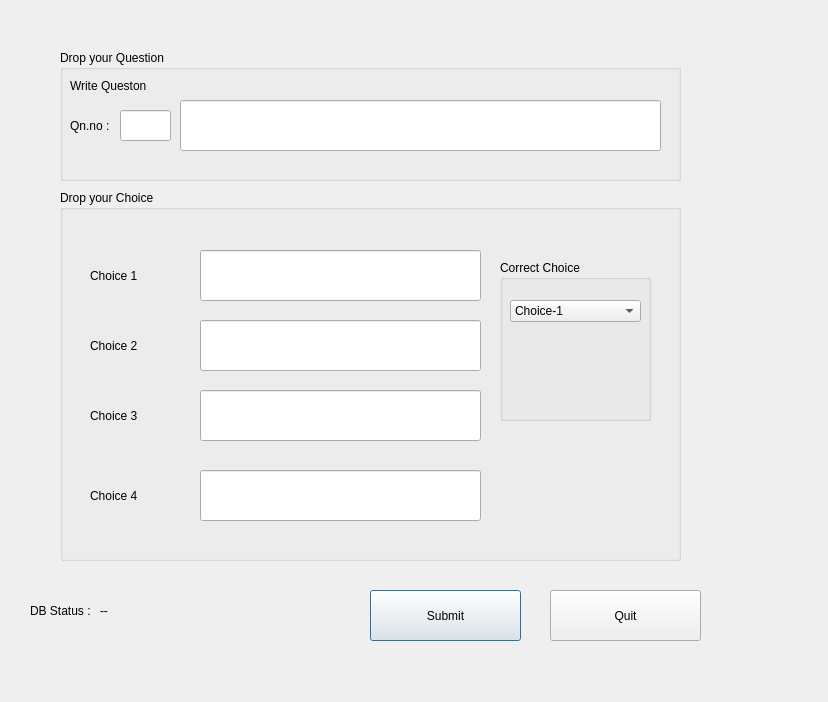
<?xml version="1.0" encoding="UTF-8"?>
<ui version="4.0">
 <class>admin_core_hard</class>
 <widget class="QDialog" name="admin_core_hard">
  <property name="geometry">
   <rect>
    <x>0</x>
    <y>0</y>
    <width>828</width>
    <height>702</height>
   </rect>
  </property>
  <property name="windowTitle">
   <string>Dialog</string>
  </property>
  <widget class="QPushButton" name="submitbtn">
   <property name="geometry">
    <rect>
     <x>370</x>
     <y>590</y>
     <width>151</width>
     <height>51</height>
    </rect>
   </property>
   <property name="styleSheet">
    <string notr="true">QPushButton {background-color: white;
    border-style: outset;
    border-width: 2px;
    border-color: black;
    border-radius: 3px;
    font: bold 18px;
    padding: 3px;
color:black;
};</string>
   </property>
   <property name="text">
    <string>Submit</string>
   </property>
  </widget>
  <widget class="QGroupBox" name="qn_box">
   <property name="geometry">
    <rect>
     <x>60</x>
     <y>50</y>
     <width>621</width>
     <height>131</height>
    </rect>
   </property>
   <property name="title">
    <string>Drop your Question</string>
   </property>
   <widget class="QLabel" name="label_2">
    <property name="geometry">
     <rect>
      <x>10</x>
      <y>10</y>
      <width>161</width>
      <height>51</height>
     </rect>
    </property>
    <property name="text">
     <string>Write Queston</string>
    </property>
   </widget>
   <widget class="QLineEdit" name="qn_editor">
    <property name="geometry">
     <rect>
      <x>120</x>
      <y>50</y>
      <width>481</width>
      <height>51</height>
     </rect>
    </property>
   </widget>
   <widget class="QLabel" name="label">
    <property name="geometry">
     <rect>
      <x>10</x>
      <y>60</y>
      <width>51</width>
      <height>31</height>
     </rect>
    </property>
    <property name="text">
     <string>Qn.no :</string>
    </property>
   </widget>
   <widget class="QLineEdit" name="qn_number">
    <property name="geometry">
     <rect>
      <x>60</x>
      <y>60</y>
      <width>51</width>
      <height>31</height>
     </rect>
    </property>
   </widget>
  </widget>
  <widget class="QLabel" name="qn_db_status">
   <property name="geometry">
    <rect>
     <x>100</x>
     <y>600</y>
     <width>91</width>
     <height>21</height>
    </rect>
   </property>
   <property name="text">
    <string>--</string>
   </property>
  </widget>
  <widget class="QLabel" name="label_3">
   <property name="geometry">
    <rect>
     <x>30</x>
     <y>600</y>
     <width>91</width>
     <height>21</height>
    </rect>
   </property>
   <property name="text">
    <string>DB Status :</string>
   </property>
  </widget>
  <widget class="QGroupBox" name="choice_box">
   <property name="geometry">
    <rect>
     <x>60</x>
     <y>190</y>
     <width>621</width>
     <height>371</height>
    </rect>
   </property>
   <property name="title">
    <string>Drop your Choice</string>
   </property>
   <widget class="QLabel" name="label_7">
    <property name="geometry">
     <rect>
      <x>30</x>
      <y>280</y>
      <width>101</width>
      <height>51</height>
     </rect>
    </property>
    <property name="text">
     <string>Choice 4</string>
    </property>
   </widget>
   <widget class="QLineEdit" name="choice_2">
    <property name="geometry">
     <rect>
      <x>140</x>
      <y>130</y>
      <width>281</width>
      <height>51</height>
     </rect>
    </property>
   </widget>
   <widget class="QLabel" name="label_5">
    <property name="geometry">
     <rect>
      <x>30</x>
      <y>130</y>
      <width>101</width>
      <height>51</height>
     </rect>
    </property>
    <property name="text">
     <string>Choice 2</string>
    </property>
   </widget>
   <widget class="QLineEdit" name="choice_1">
    <property name="geometry">
     <rect>
      <x>140</x>
      <y>60</y>
      <width>281</width>
      <height>51</height>
     </rect>
    </property>
   </widget>
   <widget class="QLineEdit" name="choice_4">
    <property name="geometry">
     <rect>
      <x>140</x>
      <y>280</y>
      <width>281</width>
      <height>51</height>
     </rect>
    </property>
   </widget>
   <widget class="QLineEdit" name="choice_3">
    <property name="geometry">
     <rect>
      <x>140</x>
      <y>200</y>
      <width>281</width>
      <height>51</height>
     </rect>
    </property>
   </widget>
   <widget class="QLabel" name="label_6">
    <property name="geometry">
     <rect>
      <x>30</x>
      <y>200</y>
      <width>101</width>
      <height>51</height>
     </rect>
    </property>
    <property name="text">
     <string>Choice 3</string>
    </property>
   </widget>
   <widget class="QLabel" name="label_4">
    <property name="geometry">
     <rect>
      <x>30</x>
      <y>60</y>
      <width>101</width>
      <height>51</height>
     </rect>
    </property>
    <property name="text">
     <string>Choice 1</string>
    </property>
   </widget>
   <widget class="QGroupBox" name="crt_choice">
    <property name="geometry">
     <rect>
      <x>440</x>
      <y>70</y>
      <width>151</width>
      <height>161</height>
     </rect>
    </property>
    <property name="title">
     <string>Correct Choice</string>
    </property>
    <widget class="QComboBox" name="comboBox">
     <property name="geometry">
      <rect>
       <x>10</x>
       <y>40</y>
       <width>131</width>
       <height>22</height>
      </rect>
     </property>
     <item>
      <property name="text">
       <string>Choice-1</string>
      </property>
     </item>
     <item>
      <property name="text">
       <string>Choice-2</string>
      </property>
     </item>
     <item>
      <property name="text">
       <string>Choice-3</string>
      </property>
     </item>
     <item>
      <property name="text">
       <string>Choice-4</string>
      </property>
     </item>
    </widget>
   </widget>
  </widget>
  <widget class="QPushButton" name="quit">
   <property name="geometry">
    <rect>
     <x>550</x>
     <y>590</y>
     <width>151</width>
     <height>51</height>
    </rect>
   </property>
   <property name="styleSheet">
    <string notr="true">QPushButton {background-color: white;
    border-style: outset;
    border-width: 2px;
    border-color: black;
    border-radius: 3px;
    font: bold 18px;
    padding: 3px;
color:black;
};</string>
   </property>
   <property name="text">
    <string>Quit</string>
   </property>
  </widget>
 </widget>
 <resources/>
 <connections/>
</ui>
